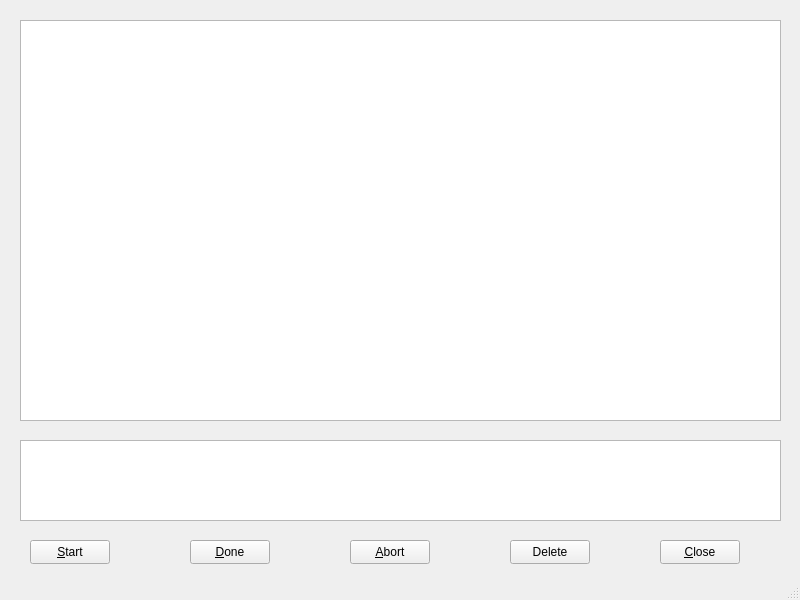
<?xml version="1.0" encoding="UTF-8"?>
<ui version="4.0">
 <class>Assignments</class>
 <widget class="QMainWindow" name="Assignments">
  <property name="geometry">
   <rect>
    <x>0</x>
    <y>0</y>
    <width>800</width>
    <height>600</height>
   </rect>
  </property>
  <property name="windowTitle">
   <string>Assignments</string>
  </property>
  <widget class="QWidget" name="centralwidget">
   <widget class="QTextBrowser" name="text_AssignmentNotes">
    <property name="geometry">
     <rect>
      <x>20</x>
      <y>440</y>
      <width>761</width>
      <height>81</height>
     </rect>
    </property>
   </widget>
   <widget class="QPushButton" name="btn_Start">
    <property name="geometry">
     <rect>
      <x>30</x>
      <y>540</y>
      <width>80</width>
      <height>24</height>
     </rect>
    </property>
    <property name="text">
     <string>&amp;Start</string>
    </property>
   </widget>
   <widget class="QPushButton" name="btn_Done">
    <property name="geometry">
     <rect>
      <x>190</x>
      <y>540</y>
      <width>80</width>
      <height>24</height>
     </rect>
    </property>
    <property name="text">
     <string>&amp;Done</string>
    </property>
   </widget>
   <widget class="QPushButton" name="btn_Abort">
    <property name="geometry">
     <rect>
      <x>350</x>
      <y>540</y>
      <width>80</width>
      <height>24</height>
     </rect>
    </property>
    <property name="text">
     <string>&amp;Abort</string>
    </property>
   </widget>
   <widget class="QPushButton" name="btn_Delete">
    <property name="geometry">
     <rect>
      <x>510</x>
      <y>540</y>
      <width>80</width>
      <height>24</height>
     </rect>
    </property>
    <property name="text">
     <string>Delete</string>
    </property>
   </widget>
   <widget class="QPushButton" name="btn_Close">
    <property name="geometry">
     <rect>
      <x>660</x>
      <y>540</y>
      <width>80</width>
      <height>24</height>
     </rect>
    </property>
    <property name="text">
     <string>&amp;Close</string>
    </property>
   </widget>
   <widget class="QTableWidget" name="table_Assignments">
    <property name="geometry">
     <rect>
      <x>20</x>
      <y>20</y>
      <width>761</width>
      <height>401</height>
     </rect>
    </property>
   </widget>
  </widget>
  <widget class="QStatusBar" name="statusbar"/>
 </widget>
 <resources/>
 <connections>
  <connection>
   <sender>btn_Close</sender>
   <signal>clicked()</signal>
   <receiver>Assignments</receiver>
   <slot>close()</slot>
   <hints>
    <hint type="sourcelabel">
     <x>699</x>
     <y>551</y>
    </hint>
    <hint type="destinationlabel">
     <x>399</x>
     <y>299</y>
    </hint>
   </hints>
  </connection>
 </connections>
</ui>
